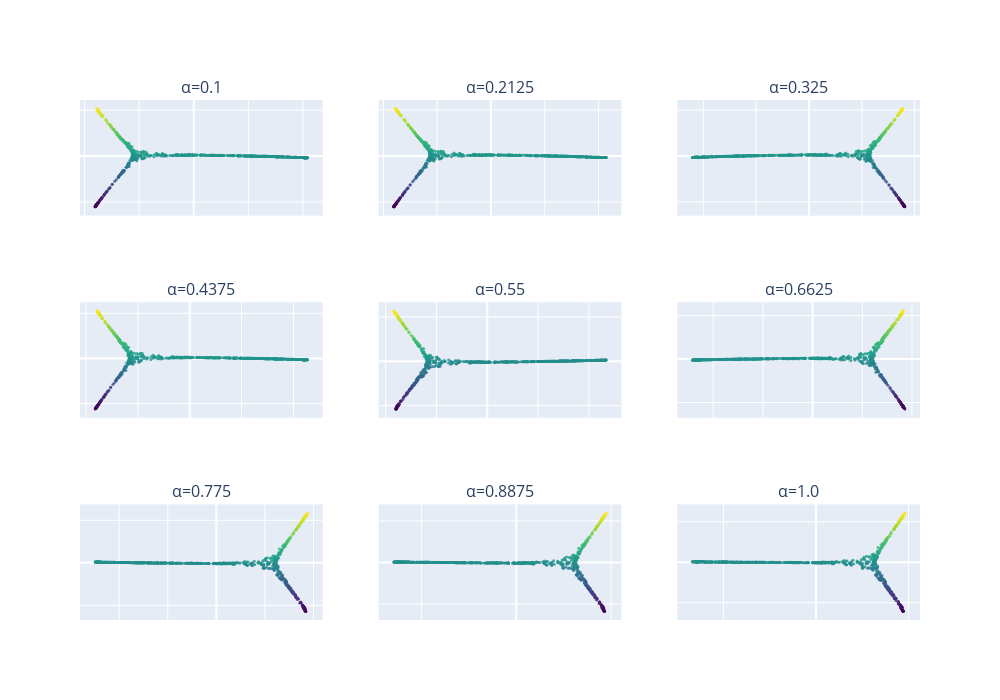

Source (notebook cell):
### Code cell
# experiment with different values of alpha
alpha_list = np.linspace(0.1,1,9)
nrow = 3
ncol = 3

# plot results
subplot_titles=[f'α={round(a,4)}' for a in alpha_list]
fig = make_subplots(rows=nrow, cols=ncol,subplot_titles=subplot_titles)

a=0
for i in range(1,nrow+1):
    for j in range(1,ncol+1):
        mydmap = dm.DiffusionMap.from_sklearn(n_evecs = 2, alpha = alpha_list[a], epsilon = 'bgh', k=200)
        dmap = mydmap.fit_transform(newX)

        fig.add_trace(
            go.Scatter(x=dmap[:,0], y=dmap[:,1], mode='markers', marker=dict(
            size=3,color=dmap[:,1],opacity=0.8,colorscale='Viridis')),row=i, col=j)
        
        a+=1

fig.update_layout(height=700, width=1000, showlegend=False)
fig.update_xaxes(showticklabels=False)
fig.update_yaxes(showticklabels=False)
fig.show()

### Figure 1 — Plotly figure (JSON) as saved in the notebook; plotly's stock layout.template omitted (floating-point values rounded to 4 significant figures; data arrays with more than 128 entries replaced by an {"elided": "..."} marker saying what was removed)
{"data": [{"marker": {"color": {"elided": "740 float values"}, "colorscale": [[0, "#440154"], [0.1111, "#482878"], [0.2222, "#3e4989"], [0.3333, "#31688e"], [0.4444, "#26828e"], [0.5556, "#1f9e89"], [0.6667, "#35b779"], [0.7778, "#6ece58"], [0.8889, "#b5de2b"], [1, "#fde725"]], "opacity": 0.8, "size": 3}, "mode": "markers", "type": "scatter", "x": {"elided": "740 float values"}, "xaxis": "x", "y": {"elided": "740 float values"}, "yaxis": "y"}, {"marker": {"color": {"elided": "740 float values"}, "colorscale": [[0, "#440154"], [0.1111, "#482878"], [0.2222, "#3e4989"], [0.3333, "#31688e"], [0.4444, "#26828e"], [0.5556, "#1f9e89"], [0.6667, "#35b779"], [0.7778, "#6ece58"], [0.8889, "#b5de2b"], [1, "#fde725"]], "opacity": 0.8, "size": 3}, "mode": "markers", "type": "scatter", "x": {"elided": "740 float values"}, "xaxis": "x2", "y": {"elided": "740 float values"}, "yaxis": "y2"}, {"marker": {"color": {"elided": "740 float values"}, "colorscale": [[0, "#440154"], [0.1111, "#482878"], [0.2222, "#3e4989"], [0.3333, "#31688e"], [0.4444, "#26828e"], [0.5556, "#1f9e89"], [0.6667, "#35b779"], [0.7778, "#6ece58"], [0.8889, "#b5de2b"], [1, "#fde725"]], "opacity": 0.8, "size": 3}, "mode": "markers", "type": "scatter", "x": {"elided": "740 float values"}, "xaxis": "x3", "y": {"elided": "740 float values"}, "yaxis": "y3"}, {"marker": {"color": {"elided": "740 float values"}, "colorscale": [[0, "#440154"], [0.1111, "#482878"], [0.2222, "#3e4989"], [0.3333, "#31688e"], [0.4444, "#26828e"], [0.5556, "#1f9e89"], [0.6667, "#35b779"], [0.7778, "#6ece58"], [0.8889, "#b5de2b"], [1, "#fde725"]], "opacity": 0.8, "size": 3}, "mode": "markers", "type": "scatter", "x": {"elided": "740 float values"}, "xaxis": "x4", "y": {"elided": "740 float values"}, "yaxis": "y4"}, {"marker": {"color": {"elided": "740 float values"}, "colorscale": [[0, "#440154"], [0.1111, "#482878"], [0.2222, "#3e4989"], [0.3333, "#31688e"], [0.4444, "#26828e"], [0.5556, "#1f9e89"], [0.6667, "#35b779"], [0.7778, "#6ece58"], [0.8889, "#b5de2b"], [1, "#fde725"]], "opacity": 0.8, "size": 3}, "mode": "markers", "type": "scatter", "x": {"elided": "740 float values"}, "xaxis": "x5", "y": {"elided": "740 float values"}, "yaxis": "y5"}, {"marker": {"color": {"elided": "740 float values"}, "colorscale": [[0, "#440154"], [0.1111, "#482878"], [0.2222, "#3e4989"], [0.3333, "#31688e"], [0.4444, "#26828e"], [0.5556, "#1f9e89"], [0.6667, "#35b779"], [0.7778, "#6ece58"], [0.8889, "#b5de2b"], [1, "#fde725"]], "opacity": 0.8, "size": 3}, "mode": "markers", "type": "scatter", "x": {"elided": "740 float values"}, "xaxis": "x6", "y": {"elided": "740 float values"}, "yaxis": "y6"}, {"marker": {"color": {"elided": "740 float values"}, "colorscale": [[0, "#440154"], [0.1111, "#482878"], [0.2222, "#3e4989"], [0.3333, "#31688e"], [0.4444, "#26828e"], [0.5556, "#1f9e89"], [0.6667, "#35b779"], [0.7778, "#6ece58"], [0.8889, "#b5de2b"], [1, "#fde725"]], "opacity": 0.8, "size": 3}, "mode": "markers", "type": "scatter", "x": {"elided": "740 float values"}, "xaxis": "x7", "y": {"elided": "740 float values"}, "yaxis": "y7"}, {"marker": {"color": {"elided": "740 float values"}, "colorscale": [[0, "#440154"], [0.1111, "#482878"], [0.2222, "#3e4989"], [0.3333, "#31688e"], [0.4444, "#26828e"], [0.5556, "#1f9e89"], [0.6667, "#35b779"], [0.7778, "#6ece58"], [0.8889, "#b5de2b"], [1, "#fde725"]], "opacity": 0.8, "size": 3}, "mode": "markers", "type": "scatter", "x": {"elided": "740 float values"}, "xaxis": "x8", "y": {"elided": "740 float values"}, "yaxis": "y8"}, {"marker": {"color": {"elided": "740 float values"}, "colorscale": [[0, "#440154"], [0.1111, "#482878"], [0.2222, "#3e4989"], [0.3333, "#31688e"], [0.4444, "#26828e"], [0.5556, "#1f9e89"], [0.6667, "#35b779"], [0.7778, "#6ece58"], [0.8889, "#b5de2b"], [1, "#fde725"]], "opacity": 0.8, "size": 3}, "mode": "markers", "type": "scatter", "x": {"elided": "740 float values"}, "xaxis": "x9", "y": {"elided": "740 float values"}, "yaxis": "y9"}], "layout": {"annotations": [{"font": {"size": 16}, "showarrow": false, "text": "α=0.1", "x": 0.1444, "xanchor": "center", "xref": "paper", "y": 1, "yanchor": "bottom", "yref": "paper"}, {"font": {"size": 16}, "showarrow": false, "text": "α=0.2125", "x": 0.5, "xanchor": "center", "xref": "paper", "y": 1, "yanchor": "bottom", "yref": "paper"}, {"font": {"size": 16}, "showarrow": false, "text": "α=0.325", "x": 0.8556, "xanchor": "center", "xref": "paper", "y": 1, "yanchor": "bottom", "yref": "paper"}, {"font": {"size": 16}, "showarrow": false, "text": "α=0.4375", "x": 0.1444, "xanchor": "center", "xref": "paper", "y": 0.6111, "yanchor": "bottom", "yref": "paper"}, {"font": {"size": 16}, "showarrow": false, "text": "α=0.55", "x": 0.5, "xanchor": "center", "xref": "paper", "y": 0.6111, "yanchor": "bottom", "yref": "paper"}, {"font": {"size": 16}, "showarrow": false, "text": "α=0.6625", "x": 0.8556, "xanchor": "center", "xref": "paper", "y": 0.6111, "yanchor": "bottom", "yref": "paper"}, {"font": {"size": 16}, "showarrow": false, "text": "α=0.775", "x": 0.1444, "xanchor": "center", "xref": "paper", "y": 0.2222, "yanchor": "bottom", "yref": "paper"}, {"font": {"size": 16}, "showarrow": false, "text": "α=0.8875", "x": 0.5, "xanchor": "center", "xref": "paper", "y": 0.2222, "yanchor": "bottom", "yref": "paper"}, {"font": {"size": 16}, "showarrow": false, "text": "α=1.0", "x": 0.8556, "xanchor": "center", "xref": "paper", "y": 0.2222, "yanchor": "bottom", "yref": "paper"}], "height": 700, "showlegend": false, "width": 1000, "xaxis": {"anchor": "y", "domain": [0, 0.2889], "showticklabels": false}, "xaxis2": {"anchor": "y2", "domain": [0.3556, 0.6444], "showticklabels": false}, "xaxis3": {"anchor": "y3", "domain": [0.7111, 1], "showticklabels": false}, "xaxis4": {"anchor": "y4", "domain": [0, 0.2889], "showticklabels": false}, "xaxis5": {"anchor": "y5", "domain": [0.3556, 0.6444], "showticklabels": false}, "xaxis6": {"anchor": "y6", "domain": [0.7111, 1], "showticklabels": false}, "xaxis7": {"anchor": "y7", "domain": [0, 0.2889], "showticklabels": false}, "xaxis8": {"anchor": "y8", "domain": [0.3556, 0.6444], "showticklabels": false}, "xaxis9": {"anchor": "y9", "domain": [0.7111, 1], "showticklabels": false}, "yaxis": {"anchor": "x", "domain": [0.7778, 1], "showticklabels": false}, "yaxis2": {"anchor": "x2", "domain": [0.7778, 1], "showticklabels": false}, "yaxis3": {"anchor": "x3", "domain": [0.7778, 1], "showticklabels": false}, "yaxis4": {"anchor": "x4", "domain": [0.3889, 0.6111], "showticklabels": false}, "yaxis5": {"anchor": "x5", "domain": [0.3889, 0.6111], "showticklabels": false}, "yaxis6": {"anchor": "x6", "domain": [0.3889, 0.6111], "showticklabels": false}, "yaxis7": {"anchor": "x7", "domain": [0, 0.2222], "showticklabels": false}, "yaxis8": {"anchor": "x8", "domain": [0, 0.2222], "showticklabels": false}, "yaxis9": {"anchor": "x9", "domain": [0, 0.2222], "showticklabels": false}}}
